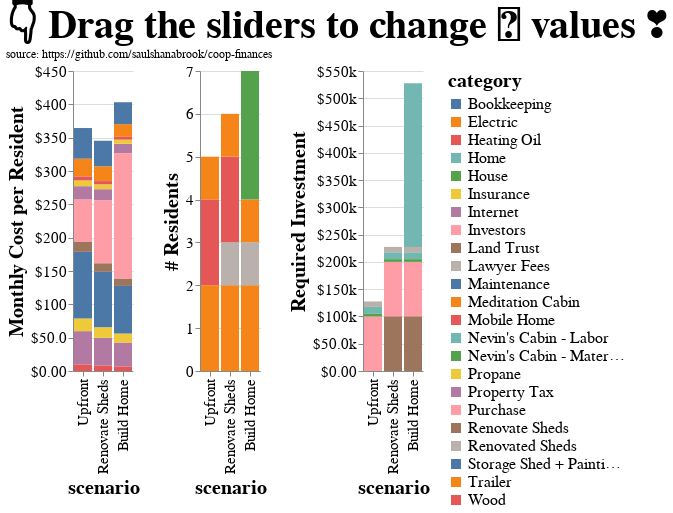

This figure's notebook cell:
### Code cell
TAX_RATE = 2.32
ROBBIE_PROPANE = 1135
ROBBIE_ELECTRIC = 1598
ROBBIE_HEATING_OIL = 375




def scenarios(property_cost, interest_rate, insurance, lawyer_fees, clt_value, assessed_value, cords_wood, price_per_cord, maintaince, mobile_home, trailer, propane, electric, oil, loan_duration, bookkeeping, nevins_cabin, storage_shed, per_sq_ft, shipping_container):
    r = interest_rate / 12
    def make_scenario(name, upfront_costs, number_people):
        P = sum(upfront_costs.values())
        return Scenario(
            name,
            monthly_cost={
                "Investors": alt.expr.if_(
                    loan_duration == 0,
                    # Interest only
                    r * P,
                    # Fixed rate repayment
                    # https://en.wikipedia.org/wiki/Mortgage_calculator#Monthly_payment_formula
                    alt.expr.if_(
                        r == 0,
                        P / loan_duration,
                        (r * P) / (1 - (1 + r)**(-loan_duration)),
                    ),
                ),
                "Land Trust": alt.expr.if_(clt_value <= 0, 0, 75),
                "Property Tax": assessed_value * TAX_RATE / 100 / 12,
                "Wood": cords_wood *  price_per_cord / 12,
                "Propane": propane / 12,
                "Electric": electric / 12,
                "Heating Oil": oil / 12,
                "Internet": 99,
                "Maintenance": maintaince / 12,
                "Insurance": insurance / 12,
                "Bookkeeping": bookkeeping
            },
            upfront_cost=upfront_costs,
            number_people=number_people
        )
    return [
        make_scenario("Upfront", {
            "Lawyer Fees": lawyer_fees,
            "Purchase": property_cost - clt_value,
            "Nevin's Cabin - Labor": 500 * 25,
            "Nevin's Cabin - Materials": 5000,
            "Storage Shed + Painting Studio": alt.expr.if_(
                storage_shed == "shipping",
                shipping_container,
                alt.expr.if_(
                    storage_shed == "build",
                    1000 * per_sq_ft,
                    0
                )
            ),
        }, {
            "Mobile Home": mobile_home,
            "Trailer": trailer,
            "Meditation Cabin": alt.expr.if_(nevins_cabin, 1, 0),
            "Storage Shed + Painting Studio": alt.expr.if_(
                storage_shed == "shipping",
                1,
                alt.expr.if_(
                    storage_shed == "build",
                    2,
                    0
                )
            )
        }),
        make_scenario("Renovate Sheds", {
            "Lawyer Fees": lawyer_fees,
            "Purchase": property_cost - clt_value,
            "Nevin's Cabin - Labor": 500 * 25,
            "Nevin's Cabin - Materials": 5000,
            "Storage Shed + Painting Studio": alt.expr.if_(
                storage_shed == "shipping",
                shipping_container,
                alt.expr.if_(
                    storage_shed == "build",
                    1000 * per_sq_ft,
                    0
                )
            ),
            "Renovate Sheds": 100 * 1000
        }, {
            "Mobile Home": mobile_home,
            "Trailer": trailer,
            "Meditation Cabin": alt.expr.if_(nevins_cabin, 1, 0),
            "Storage Shed + Painting Studio": alt.expr.if_(
                storage_shed == "shipping",
                1,
                alt.expr.if_(
                    storage_shed == "build",
                    2,
                    0
                )
            ),
            "Renovated Sheds": 1
        }),
        make_scenario("Build Home", {
            "Lawyer Fees": lawyer_fees,
            "Purchase": property_cost - clt_value,
            "Nevin's Cabin - Labor": 500 * 25,
            "Nevin's Cabin - Materials": 5000,
            "Storage Shed + Painting Studio": alt.expr.if_(
                storage_shed == "shipping",
                shipping_container,
                alt.expr.if_(
                    storage_shed == "build",
                    1000 * per_sq_ft,
                    0
                )
            ),
            "Renovate Sheds": 500 * per_sq_ft,
            "Home": 1500 * per_sq_ft,
        }, {
            "Trailer": trailer,
            "Meditation Cabin": alt.expr.if_(nevins_cabin, 1, 0),
            "Storage Shed + Painting Studio": alt.expr.if_(
                storage_shed == "shipping",
                1,
                alt.expr.if_(
                    storage_shed == "build",
                    2,
                    0
                )
            ),
            "Renovated Sheds": 1,
            "House": 3
        })
    ]

generate_plots(
    scenarios,
    [
        "source: https://github.com/saulshanabrook/coop-finances",
    ],
    mobile_home=Variable("🚌", "# of ppl in mobile home", Range(1, 4, 1), 2, 'O'),
    trailer=Variable("🎬", "# of ppl in studio", Range(0, 4, 1), 2, 'O'),
    nevins_cabin=Variable("🧘", "Meditation Cabin", ([True, False], ("Move Nevin's cabin before sale", "None")), True, 's'),
    storage_shed=Variable("🫙", "Storage Shed + Painting Studio", (["shipping", "build", 0], ("Shipping container before sale", "Build before sale", "None")), 0, 's'),
    shipping_container=Variable("🚢", "Shipping Container Cost", Range(2 * 1000, 10 * 1000, 1000), 7 * 1000, '$'),
    per_sq_ft=Variable("👣", "Construction cost / sq ft", Range(100, 400, 50), 200, '$'),
    property_cost=Variable("🤑", "Purchase price", Range(110 * 1000, 300 * 1000, 10 * 1000), 170 * 1000, '$'),
    interest_rate=Variable("📈", "Investor interest rate", Range(0, 0.10, 0.01), 0.03, '%'),
    loan_duration=Variable("🗓", "Loan Duration", ([5 * 12, 10 * 12, 15 * 12, 30 * 12, 0], ["5 years", "10 years", "15 years", "30 years", "Investment"]), 0, 's'),
    lawyer_fees=Variable("💼", "Lawyer fees and closing costs", Range(2000, 20000, 1000), 10000, '$'),
    clt_value=Variable("🏞", "Land value owned by CLT", Range(0, 150 * 1000, 10000), 70 * 1000, '$'),
    maintaince=Variable("🔧", "Maintenance per year", Range(0.01 * 200 * 1000, 0.05 * 200 * 1000, 0.01 * 200 * 1000), 0.03 * 200 * 1000, '$'),
    assessed_value=Variable("🇺🇸", "Assessed Value (for property taxes)", Range(110 * 1000, 300 * 1000, 5 * 1000), 130 * 1000, '$'),
    bookkeeping=Variable("📔", "Bookkeeping.coop Service Plan", ([230, 460, 1150], ["Extra Small", "Small", "Medium"]), 230, 's'),
    insurance=Variable("🏡", "Home Insurance (annual)", Range(300, 800, 100), 500, '$'),
    cords_wood=Variable("🪵", "Cords of wood per year", Range(0, 5, 1), 3, '#'),
    price_per_cord=Variable("🔥", "Price per cord wood", Range(0, 580, 10), 190, '$'),
    propane=Variable("🦕", "Propane per year", Range(0, ROBBIE_PROPANE * 2, ROBBIE_PROPANE / 10), ROBBIE_PROPANE, '$'),
    electric=Variable("🔌", "Electric per year", Range(0, ROBBIE_ELECTRIC * 2, ROBBIE_ELECTRIC / 10), ROBBIE_ELECTRIC, '$'),
    oil=Variable("🪔", "Heating oil per year", Range(0, ROBBIE_HEATING_OIL * 2, ROBBIE_HEATING_OIL / 10), ROBBIE_HEATING_OIL, '$')
)
